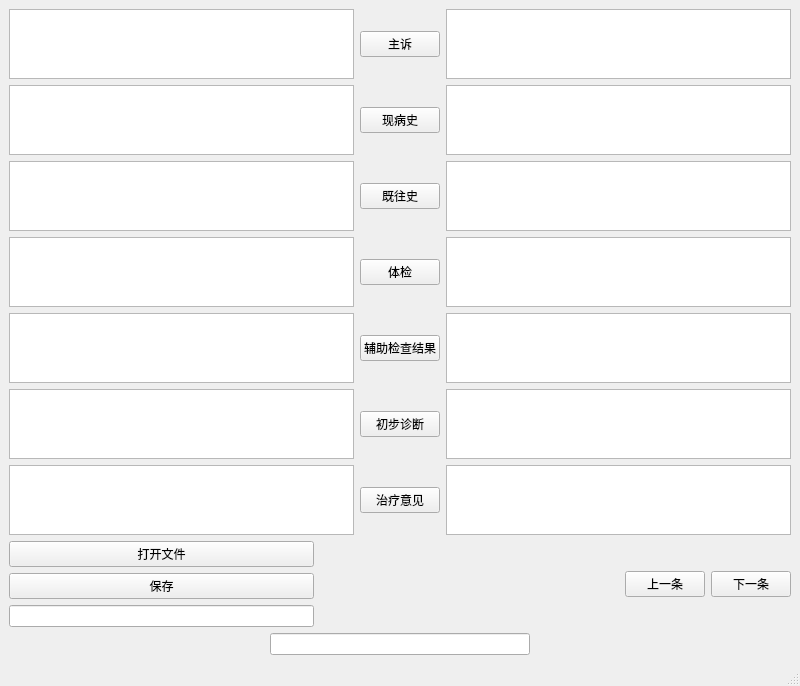
<?xml version="1.0" encoding="UTF-8"?>
<ui version="4.0">
 <class>MainWindow</class>
 <widget class="QMainWindow" name="MainWindow">
  <property name="geometry">
   <rect>
    <x>0</x>
    <y>0</y>
    <width>800</width>
    <height>610</height>
   </rect>
  </property>
  <property name="windowTitle">
   <string>MainWindow</string>
  </property>
  <widget class="QWidget" name="centralwidget">
   <layout class="QVBoxLayout" name="verticalLayout_3">
    <item>
     <layout class="QVBoxLayout" name="verticalLayout">
      <item>
       <layout class="QHBoxLayout" name="horizontalLayout">
        <item>
         <widget class="QPlainTextEdit" name="text_chiefCp_utters"/>
        </item>
        <item>
         <widget class="QPushButton" name="pushButton">
          <property name="text">
           <string>    主诉    </string>
          </property>
         </widget>
        </item>
        <item>
         <widget class="QTextEdit" name="text_chiefCp_sm"/>
        </item>
       </layout>
      </item>
      <item>
       <layout class="QHBoxLayout" name="horizontalLayout_2">
        <item>
         <widget class="QPlainTextEdit" name="text_nowH_utters"/>
        </item>
        <item>
         <widget class="QPushButton" name="pushButton_2">
          <property name="text">
           <string>   现病史   </string>
          </property>
         </widget>
        </item>
        <item>
         <widget class="QTextEdit" name="text_nowH_sm"/>
        </item>
       </layout>
      </item>
      <item>
       <layout class="QHBoxLayout" name="horizontalLayout_3">
        <item>
         <widget class="QPlainTextEdit" name="text_pastH_utters"/>
        </item>
        <item>
         <widget class="QPushButton" name="pushButton_3">
          <property name="text">
           <string>   既往史   </string>
          </property>
         </widget>
        </item>
        <item>
         <widget class="QTextEdit" name="text_pastH_sm"/>
        </item>
       </layout>
      </item>
      <item>
       <layout class="QHBoxLayout" name="horizontalLayout_4">
        <item>
         <widget class="QPlainTextEdit" name="text_phyExam_utters"/>
        </item>
        <item>
         <widget class="QPushButton" name="pushButton_4">
          <property name="text">
           <string>    体检    </string>
          </property>
         </widget>
        </item>
        <item>
         <widget class="QTextEdit" name="text_phyExam_sm"/>
        </item>
       </layout>
      </item>
      <item>
       <layout class="QHBoxLayout" name="horizontalLayout_5">
        <item>
         <widget class="QPlainTextEdit" name="text_auxIR_utters"/>
        </item>
        <item>
         <widget class="QPushButton" name="pushButton_5">
          <property name="text">
           <string>辅助检查结果</string>
          </property>
         </widget>
        </item>
        <item>
         <widget class="QTextEdit" name="text_auxIR_sm"/>
        </item>
       </layout>
      </item>
      <item>
       <layout class="QHBoxLayout" name="horizontalLayout_6">
        <item>
         <widget class="QPlainTextEdit" name="text_preDiag_utters"/>
        </item>
        <item>
         <widget class="QPushButton" name="pushButton_6">
          <property name="text">
           <string>  初步诊断  </string>
          </property>
         </widget>
        </item>
        <item>
         <widget class="QTextEdit" name="text_preDiag_sm"/>
        </item>
       </layout>
      </item>
      <item>
       <layout class="QHBoxLayout" name="horizontalLayout_7">
        <item>
         <widget class="QPlainTextEdit" name="text_treatOp_utters"/>
        </item>
        <item>
         <widget class="QPushButton" name="pushButton_7">
          <property name="text">
           <string>  治疗意见  </string>
          </property>
         </widget>
        </item>
        <item>
         <widget class="QTextEdit" name="text_treatOp_sm"/>
        </item>
       </layout>
      </item>
     </layout>
    </item>
    <item>
     <layout class="QHBoxLayout" name="horizontalLayout_9">
      <item>
       <layout class="QVBoxLayout" name="verticalLayout_2">
        <item>
         <widget class="QPushButton" name="button_openFile">
          <property name="text">
           <string>打开文件</string>
          </property>
         </widget>
        </item>
        <item>
         <widget class="QPushButton" name="button_saveFile">
          <property name="text">
           <string>保存</string>
          </property>
         </widget>
        </item>
        <item>
         <widget class="QLineEdit" name="text_savePath"/>
        </item>
       </layout>
      </item>
      <item>
       <spacer name="horizontalSpacer">
        <property name="orientation">
         <enum>Qt::Horizontal</enum>
        </property>
        <property name="sizeHint" stdset="0">
         <size>
          <width>40</width>
          <height>20</height>
         </size>
        </property>
       </spacer>
      </item>
      <item>
       <layout class="QHBoxLayout" name="horizontalLayout_8">
        <item>
         <widget class="QPushButton" name="button_last_item">
          <property name="text">
           <string>上一条</string>
          </property>
         </widget>
        </item>
        <item>
         <widget class="QPushButton" name="button_next_item">
          <property name="text">
           <string>下一条</string>
          </property>
         </widget>
        </item>
       </layout>
      </item>
     </layout>
    </item>
    <item>
     <layout class="QHBoxLayout" name="horizontalLayout_10">
      <item>
       <spacer name="horizontalSpacer_2">
        <property name="orientation">
         <enum>Qt::Horizontal</enum>
        </property>
        <property name="sizeHint" stdset="0">
         <size>
          <width>40</width>
          <height>20</height>
         </size>
        </property>
       </spacer>
      </item>
      <item>
       <widget class="QLineEdit" name="lineEdit"/>
      </item>
      <item>
       <spacer name="horizontalSpacer_3">
        <property name="orientation">
         <enum>Qt::Horizontal</enum>
        </property>
        <property name="sizeHint" stdset="0">
         <size>
          <width>40</width>
          <height>20</height>
         </size>
        </property>
       </spacer>
      </item>
     </layout>
    </item>
   </layout>
  </widget>
  <widget class="QMenuBar" name="menubar">
   <property name="geometry">
    <rect>
     <x>0</x>
     <y>0</y>
     <width>800</width>
     <height>22</height>
    </rect>
   </property>
  </widget>
  <widget class="QStatusBar" name="statusbar"/>
 </widget>
 <resources/>
 <connections/>
</ui>
